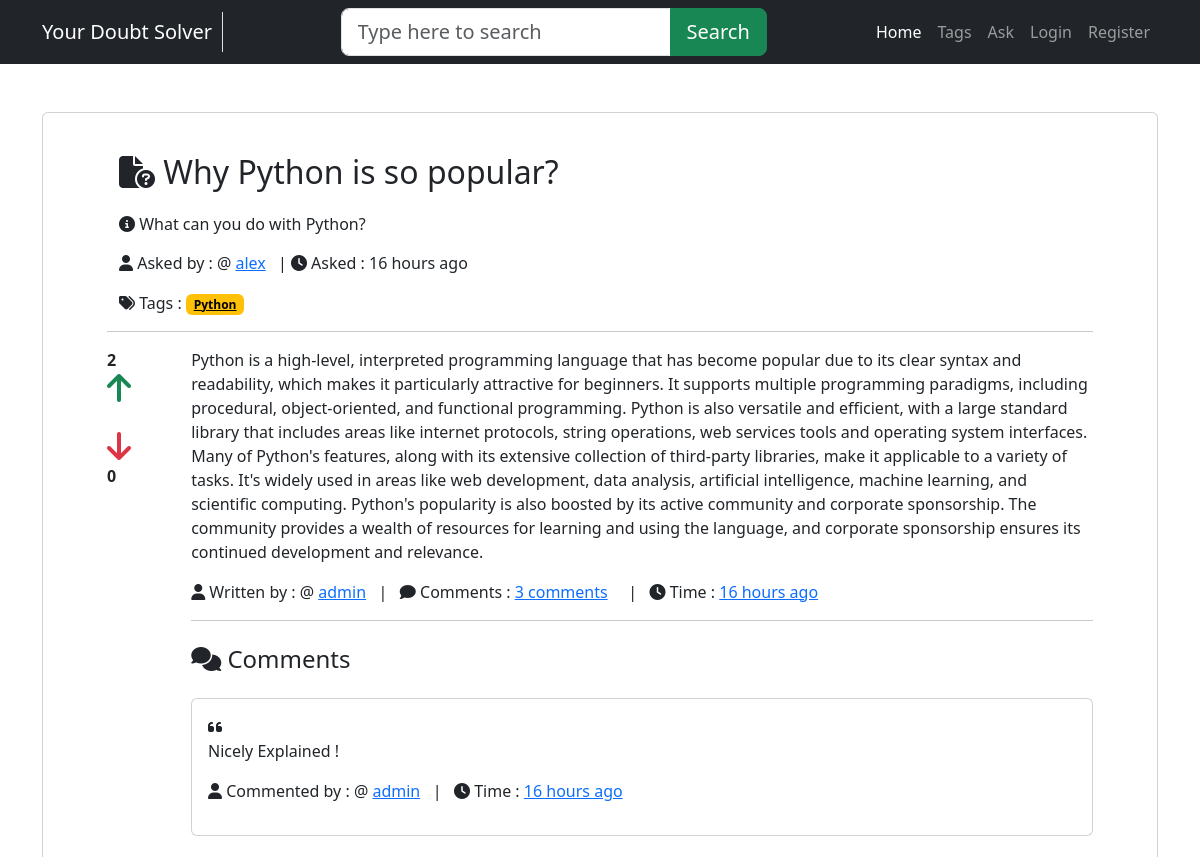
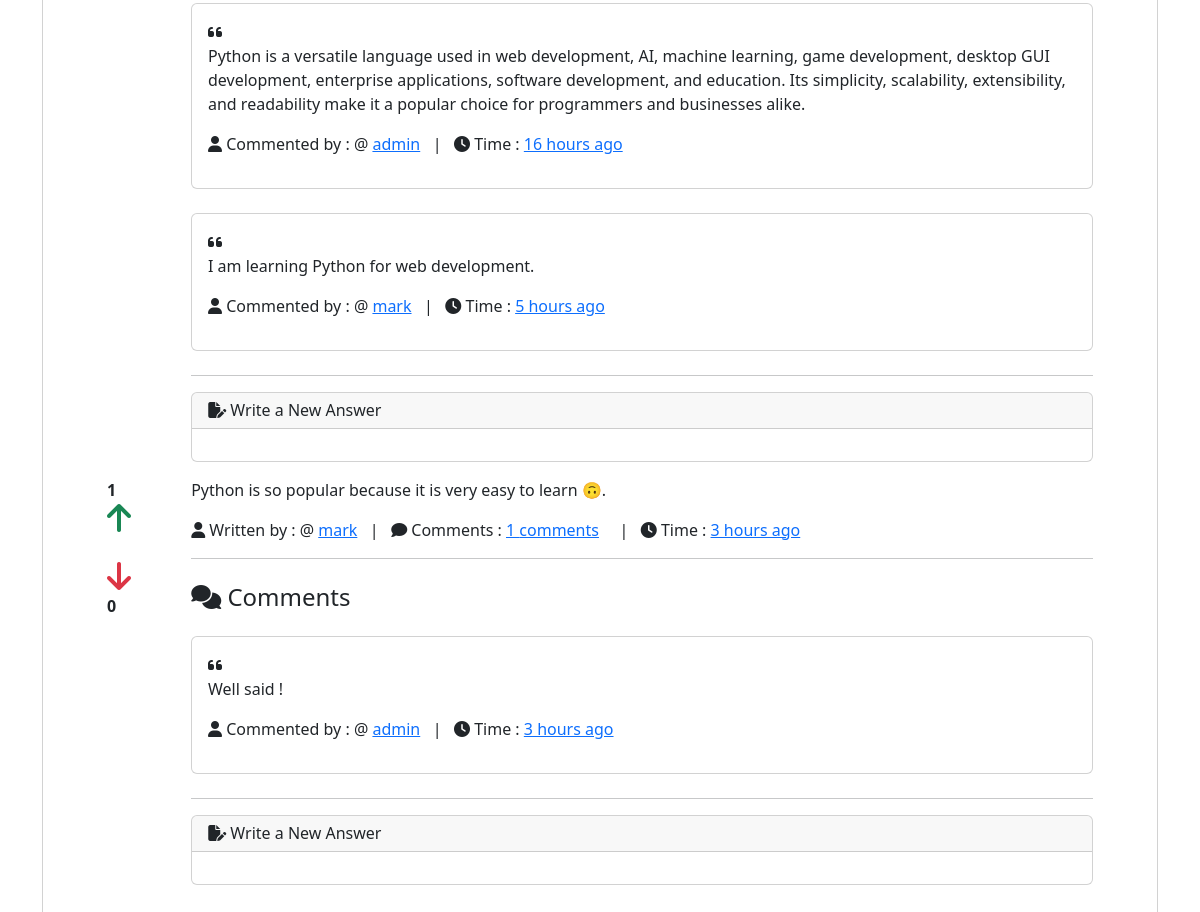
The page /detail/4 on the database its author committed (2 pictures, top to bottom).
### main/models.py (models this page shows, shortened)
class Question(models.Model):
    user = models.ForeignKey(User,on_delete=models.CASCADE)
    title = models.CharField(max_length=300)
    details = models.TextField()
    add_time = models.DateTimeField(auto_now_add=True)
    tags = models.TextField(default='')
    class Meta:
        verbose_name_plural = 'Question'

class Answer(models.Model):
    user = models.ForeignKey(User,on_delete=models.CASCADE,null=True)
    question = models.ForeignKey(Question,on_delete=models.CASCADE)
    details = models.TextField()
    add_time = models.DateTimeField(auto_now_add=True)
    class Meta:
        verbose_name_plural = 'Answer'

class Comment(models.Model):
    answer = models.ForeignKey(Answer,on_delete=models.CASCADE)
    user = models.ForeignKey(User,on_delete=models.CASCADE,related_name='comment_user')
    add_time = models.DateTimeField(auto_now_add=True)
    details = models.TextField(null=True)
    class Meta:
        verbose_name_plural = 'Comment'

### main/views.py (the view, shortened to what this page needs)
# urls.py: path('detail/<int:id>',detail,name='detail'),
def detail(request,id):
    qstn = Question.objects.get(pk=id)
    tags = qstn.tags.split(',')
    answer = Answer.objects.filter(question=qstn)
    answerform=AnswerForm
    return render(request,'detail.html',{'questions':qstn,'tags':tags,'answer':answer,'answerform':answerform,})

### main/templates/detail.html (shortened to what this page needs)
{% extends "base.html" %}
{% load humanize %}
{% load crispy_forms_tags %}
{% block content %}
<div class="container">
   <div class="card mt-5 mb-3 px-5">
      <div class="card-body">
         <div class="container">
            <h2 class="my-4">
               <i class="fa-solid fa-file-circle-question"></i>
               {{questions.title}}
            </h2>
            <p>
            <h6 class="my-3">
               <i class="fa-solid fa-circle-info"></i>
               {{questions.details|safe}}
            </h6>
            </p>
            <p>
               <i class="fa-solid fa-user"></i>
               Asked by : @
               <a href="" class="me-2">{{questions.user.username}}</a> |
               <span>
               <i class="fa-solid fa-clock"></i>
               Asked :
               {{questions.add_time|naturaltime}}
               </span>
            </p>
            <p>
                  <i class="fa-solid fa-tags"></i>
                  Tags :
                  {% for tag in tags %}
                  <a href="/tag/{{tag|slugify}}" class="badge text-bg-warning">{{tag}} </a>&nbsp;
                  {% endfor %}
            </p>
         </div>
         <hr>
         {% for answer in answer %}
         <div class="row">
            <div class="col-1">
               <div class="upvote">
                  <strong class="upvote-count-{{answer.id}}">{{answer.upvote_set.count}}</strong> <br/>
                  <span class="text-success">
                  <i class="fa fa-arrow-up fa-2x upvote-click" data-answer="{{answer.id}}"></i>
                  </span>
               </div>
               <br>
               <div class="downvote">
                  <span class="text-danger">
                  <i class="fa fa-arrow-down fa-2x downvote-click" data-answer="{{answer.id}}"></i>
                  </span><br>
                  <strong class="downvote-count-{{answer.id}}">{{answer.downvote_set.count}}</strong>
               </div>
            </div>
            <div class="col-11">
               <p>{{answer.details}}</p>
               <p>
                  <i class="fa-solid fa-user"></i>
                  Written by : @
                  <a href="" class="mr-3">{{answer.user.username}}</a>
                  &nbsp; |
                  &nbsp;
                  <i class="fa-solid fa-comment"></i>
                  Comments :  <a href="" class="me-2">{{answer.comment_set.count}} comments</a>
                  &nbsp; |
                  &nbsp;
                  <i class="fa-solid fa-clock"></i>
                  Time :  <a href="" class="me-2">{{answer.add_time|naturaltime}}</a>
               </p>
               <hr>
               <h4 class="my-4"><i class="fa-solid fa-comments"></i> Comments</h4>
               <div class="comment-wrapper-{{answer.id}}">
                  {% for comment in answer.comment_set.all %}
                  <div class="card mb-4 animate__animated animate__bounce">
                     <div class="card-body">
                        <i class="fa-solid fa-quote-left"></i>
                        <p>{{comment.details}}</p>
                        <p>
                           <i class="fa-solid fa-user"></i>
                           Commented by : @
                           <a href="">{{comment.user.username}}</a>
                           &nbsp; |
                           &nbsp;
                           <i class="fa-solid fa-clock"></i>
                           Time :  <a href="" class="me-2">{{comment.add_time|naturaltime}}</a>
                        </p>
                     </div>
                  </div>
                  {% endfor %}
                </div>
                <hr>
                <div class="card my-3">
                    <h6 class="card-header"> <i class="fa-solid fa-file-pen"></i>
                        Write a New Answer
                    </h6>
                    <div class="card-body">
                    </div>
                </div>
            </div>
         </div>
         {% endfor %}
      </div>
   </div>
</div>
{% endblock content %}

### rows shown on the page
Question: title "Why Python is so popular?", details "What can you do with Python?", user.username "alex", add_time "16 hours ago", tags "Python"
Answer: upvote_set.count "2", downvote_set.count "0", details "Python is a high-level, interpreted programming language that has become popular due to its clear syntax and readability, which makes it particularly attractive for beginners. It supports multiple programming paradigms, including procedural, object-oriented, and functional programming. Python is also versatile and efficient, with a large standard library that includes areas like internet protocols, string operations, web services tools and operating system interfaces. Many of Python's features, along with its extensive collection of third-party libraries, make it applicable to a variety of tasks. It's widely used in areas like web development, data analysis, artificial intelligence, machine…", user.username "admin", comment_set.count "3", add_time "16 hours ago"
Comment: details "Nicely Explained !", user.username "admin", add_time "16 hours ago"
Comment: details "Python is a versatile language used in web development, AI, machine learning, game development, desktop GUI development, enterprise applications, software development, and education. Its simplicity, scalability, extensibility, and readability make it a popular choice for programmers and businesses alike.", user.username "admin", add_time "16 hours ago"
Comment: details "I am learning Python for web development.", user.username "mark", add_time "5 hours ago"
Answer: upvote_set.count "1", downvote_set.count "0", details "Python is so popular because it is very easy to learn 🙃.", user.username "mark", comment_set.count "1", add_time "3 hours ago"
Comment: details "Well said !", user.username "admin", add_time "3 hours ago"
